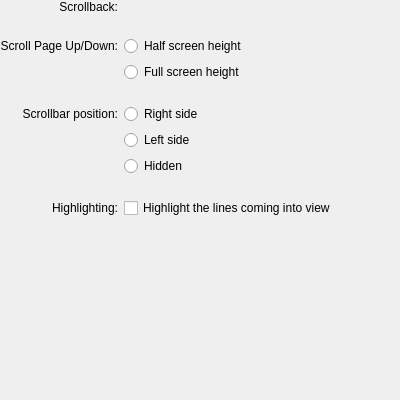
<?xml version="1.0" encoding="UTF-8"?>
<ui version="4.0">
 <class>EditProfileScrollingPage</class>
 <widget class="QWidget" name="EditProfileScrollingPage">
  <property name="geometry">
   <rect>
    <x>0</x>
    <y>0</y>
    <width>400</width>
    <height>400</height>
   </rect>
  </property>
  <layout class="QVBoxLayout" name="verticalLayout">
   <property name="spacing">
    <number>0</number>
   </property>
   <property name="leftMargin">
    <number>0</number>
   </property>
   <property name="topMargin">
    <number>0</number>
   </property>
   <property name="rightMargin">
    <number>0</number>
   </property>
   <property name="bottomMargin">
    <number>0</number>
   </property>
   <item>
    <layout class="QGridLayout">
     <property name="spacing">
      <number>6</number>
     </property>
     <item row="0" column="0" alignment="Qt::AlignRight|Qt::AlignTop">
      <widget class="QLabel" name="historySizeLabel">
       <property name="sizePolicy">
        <sizepolicy hsizetype="Fixed" vsizetype="Fixed">
         <horstretch>0</horstretch>
         <verstretch>0</verstretch>
        </sizepolicy>
       </property>
       <property name="text">
        <string>Scrollback:</string>
       </property>
       <property name="alignment">
        <set>Qt::AlignRight|Qt::AlignTrailing|Qt::AlignVCenter</set>
       </property>
      </widget>
     </item>
     <item row="0" column="1">
      <widget class="Konsole::HistorySizeWidget" name="historySizeWidget" native="true">
       <property name="sizePolicy">
        <sizepolicy hsizetype="Expanding" vsizetype="Preferred">
         <horstretch>0</horstretch>
         <verstretch>0</verstretch>
        </sizepolicy>
       </property>
      </widget>
     </item>
     <item row="1" column="1">
      <spacer>
       <property name="orientation">
        <enum>Qt::Vertical</enum>
       </property>
       <property name="sizeType">
        <enum>QSizePolicy::Fixed</enum>
       </property>
       <property name="sizeHint" stdset="0">
        <size>
         <width>20</width>
         <height>16</height>
        </size>
       </property>
      </spacer>
     </item>
     <item row="2" column="0" alignment="Qt::AlignRight">
      <widget class="QLabel" name="label_2">
       <property name="sizePolicy">
        <sizepolicy hsizetype="Fixed" vsizetype="Preferred">
         <horstretch>0</horstretch>
         <verstretch>0</verstretch>
        </sizepolicy>
       </property>
       <property name="text">
        <string>Scroll Page Up/Down:</string>
       </property>
       <property name="alignment">
        <set>Qt::AlignRight|Qt::AlignTrailing|Qt::AlignVCenter</set>
       </property>
      </widget>
     </item>
     <item row="2" column="1">
      <widget class="QRadioButton" name="scrollHalfPage">
       <property name="sizePolicy">
        <sizepolicy hsizetype="Preferred" vsizetype="Fixed">
         <horstretch>0</horstretch>
         <verstretch>0</verstretch>
        </sizepolicy>
       </property>
       <property name="toolTip">
        <string>Scroll the page the half height of window</string>
       </property>
       <property name="text">
        <string>Half screen height</string>
       </property>
       <attribute name="buttonGroup">
        <string notr="true">scrollAmount</string>
       </attribute>
      </widget>
     </item>
     <item row="3" column="1">
      <widget class="QRadioButton" name="scrollFullPage">
       <property name="toolTip">
        <string>Scroll the page the full height of window</string>
       </property>
       <property name="text">
        <string>Full screen height</string>
       </property>
       <attribute name="buttonGroup">
        <string notr="true">scrollAmount</string>
       </attribute>
      </widget>
     </item>
     <item row="4" column="1">
      <spacer>
       <property name="orientation">
        <enum>Qt::Vertical</enum>
       </property>
       <property name="sizeType">
        <enum>QSizePolicy::Fixed</enum>
       </property>
       <property name="sizeHint" stdset="0">
        <size>
         <width>20</width>
         <height>16</height>
        </size>
       </property>
      </spacer>
     </item>
     <item row="5" column="0" alignment="Qt::AlignRight|Qt::AlignVCenter">
      <widget class="QLabel" name="label">
       <property name="sizePolicy">
        <sizepolicy hsizetype="Fixed" vsizetype="Preferred">
         <horstretch>0</horstretch>
         <verstretch>0</verstretch>
        </sizepolicy>
       </property>
       <property name="text">
        <string>Scrollbar position:</string>
       </property>
       <property name="alignment">
        <set>Qt::AlignRight|Qt::AlignTrailing|Qt::AlignVCenter</set>
       </property>
      </widget>
     </item>
     <item row="5" column="1">
      <widget class="QRadioButton" name="scrollBarRightButton">
       <property name="toolTip">
        <string>Show the scroll bar on the right side of the terminal window</string>
       </property>
       <property name="text">
        <string comment="@option:radio Show scrollbar on the right side">Right side</string>
       </property>
       <attribute name="buttonGroup">
        <string notr="true">scrollBarPosition</string>
       </attribute>
      </widget>
     </item>
     <item row="6" column="1">
      <widget class="QRadioButton" name="scrollBarLeftButton">
       <property name="toolTip">
        <string>Show the scroll bar on the left side of the terminal window</string>
       </property>
       <property name="text">
        <string comment="@option:radio Show scrollbar on the left side">Left side</string>
       </property>
       <attribute name="buttonGroup">
        <string notr="true">scrollBarPosition</string>
       </attribute>
      </widget>
     </item>
     <item row="7" column="1">
      <widget class="QRadioButton" name="scrollBarHiddenButton">
       <property name="text">
        <string comment="@option:radio Hide the scroll bar">Hidden</string>
       </property>
       <attribute name="buttonGroup">
        <string notr="true">scrollBarPosition</string>
       </attribute>
      </widget>
     </item>
     <item row="8" column="1">
      <spacer>
       <property name="orientation">
        <enum>Qt::Vertical</enum>
       </property>
       <property name="sizeType">
        <enum>QSizePolicy::Fixed</enum>
       </property>
       <property name="sizeHint" stdset="0">
        <size>
         <width>20</width>
         <height>16</height>
        </size>
       </property>
      </spacer>
     </item>
     <item row="9" column="0" alignment="Qt::AlignRight|Qt::AlignVCenter">
      <widget class="QLabel" name="label">
       <property name="sizePolicy">
        <sizepolicy hsizetype="Fixed" vsizetype="Preferred">
         <horstretch>0</horstretch>
         <verstretch>0</verstretch>
        </sizepolicy>
       </property>
       <property name="text">
        <string>Highlighting:</string>
       </property>
       <property name="alignment">
        <set>Qt::AlignRight|Qt::AlignTrailing|Qt::AlignVCenter</set>
       </property>
      </widget>
     </item>
     <item row="9" column="1">
      <widget class="QCheckBox" name="highlightScrolledLinesButton">
       <property name="text">
        <string>Highlight the lines coming into view</string>
       </property>
      </widget>
     </item>
    </layout>
   </item>
   <item>
    <spacer>
     <property name="orientation">
      <enum>Qt::Vertical</enum>
     </property>
     <property name="sizeHint" stdset="0">
      <size>
       <width>20</width>
       <height>0</height>
      </size>
     </property>
    </spacer>
   </item>
  </layout>
 </widget>
 <customwidgets>
  <customwidget>
   <class>Konsole::HistorySizeWidget</class>
   <extends>QWidget</extends>
   <header>HistorySizeWidget.h</header>
  </customwidget>
 </customwidgets>
 <resources/>
 <connections/>
 <buttongroups>
  <buttongroup name="scrollBarPosition"/>
  <buttongroup name="scrollAmount"/>
 </buttongroups>
</ui>
